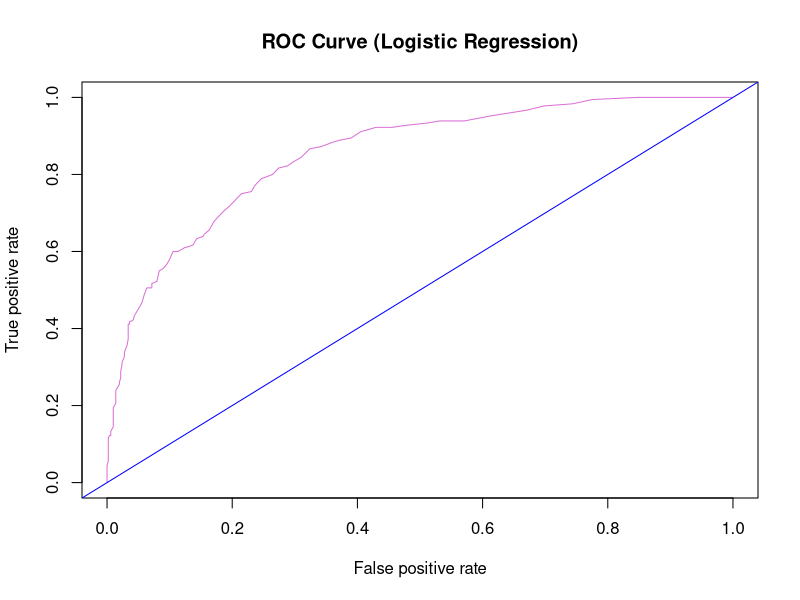
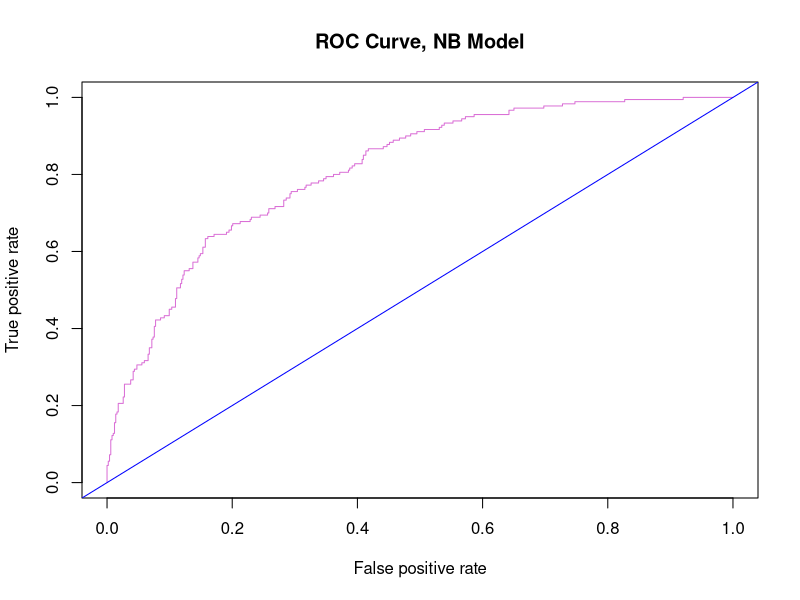

R code for these plots, in order: (Note: this script raises an error after producing the figures.)
#ML1 Assignment 1
#Marina Nikon

#BACKGROUND:
#The data is a marketing campaign data of a skin care clinic associated with its success.

#Description of variables
#Success: Response to marketing campaign of Skin Care Clinic which offers both 
#products and services. (1: email Opened, 0: email not opened)
#AGE: Age Group of Customer
#Recency_Service: Number of days since last service purchase
#Recency_Product: Number of days since last product purchase
#Bill_Service: Total bill amount for service in last 3 months
#Bill_Product: Total bill amount for products in last 3 months
#Gender (1: Male, 2: Female)


#QUESTIONS
#------------------------------
# - Import Email Campaign data.                                                       
#------------------------------
  
    ##Note: Answer following questions using entire data and do not create test data.

# Load the data
campaign<-read.csv("Email_Campaign.csv", header = TRUE) # Import data
head(campaign) # View first 6 rows
dim(campaign) # Check the dimension of the dataset
summary(campaign) #Summarizing data and checking for missing values
str(campaign) # Check the structure of the dataset
anyNA(campaign) # Check for missing values
#campaign <- na.omit(birds)

#Observations:
#There are no missing values

library(dplyr)
#Convert categorical variables to factors
campaign1 <- campaign %>%
  mutate_at(vars(c('Gender','AGE','Success')), ~as.factor(.))


#Setting the threshold
success_counts<-data.frame(table(campaign1$Success))
colnames(success_counts)[1] <- "Success"
success_counts$Percent <- success_counts$Freq / sum(success_counts$Freq)
#Count the occurrences of each value in the "Success" column
success_counts
#Observations:
#Response Freq   Percent
#1      0  503 0.7364568
#2      1  180 0.2635432

#Set threshold to match the proportion of positive cases. 
#This value will be used as threshold for PredY
threshold <- 0.26


#------------------------------
# Logistic Regression Model
#------------------------------

#------------------------------
# Perform Binary Logistic Regression to model “Success”. 
#------------------------------
set.seed(123) #to use the same data

#Building Model
glm_model<-glm(Success ~ Gender + AGE + Recency_Service + Recency_Product + Bill_Service + 
             Bill_Product, data = campaign1, family=binomial)

summary(glm_model)
#Observations:
#Coefficients:
#                 Estimate Std. Error z value Pr(>|z|)    
#(Intercept)     -1.02152    0.27946  -3.655 0.000257 ***
#Gender2         -0.23697    0.21414  -1.107 0.268462    
#AGE<=45          0.15725    0.26726   0.588 0.556293    
#AGE<=55          0.67267    0.36588   1.839 0.065986 .  
#Recency_Service -0.24592    0.02944  -8.352  < 2e-16 ***
#Recency_Product -0.09087    0.02207  -4.117 3.84e-05 ***
#Bill_Service     0.09293    0.01854   5.013 5.36e-07 ***
#Bill_Product     0.51966    0.08103   6.413 1.43e-10 ***
#  ---
#Signif. codes:  0 ‘***’ 0.001 ‘**’ 0.01 ‘*’ 0.05 ‘.’ 0.1 ‘ ’ 1

#(Dispersion parameter for binomial family taken to be 1)

#Null deviance: 787.81  on 682  degrees of freedom
#Residual deviance: 545.98  on 675  degrees of freedom
#AIC: 561.98

#Number of Fisher Scoring iterations: 6

#Since p-value is <0.05 for Recency_Service, Recency_Product, Bill_Service,
#Bill_Product these independent variables are statistically significant.
#AGE<=55 is on a border line, it was not retained
#AIC: 561.98


#Remove insignificant variables and refit model 
glm_model_1<-glm(Success ~ Recency_Service + Recency_Product + Bill_Service + 
                 Bill_Product, data = campaign1, family=binomial)

summary(glm_model_1)
#Observation:
#Coefficients:
#                Estimate Std. Error z value Pr(>|z|)    
#(Intercept)     -1.15780    0.24777  -4.673 2.97e-06 *** 
#Recency_Service -0.22984    0.02728  -8.426  < 2e-16 ***
#Recency_Product -0.07389    0.01932  -3.825 0.000131 ***
#Bill_Service     0.09183    0.01846   4.974 6.55e-07 ***
#Bill_Product     0.51852    0.08083   6.415 1.41e-10 ***

#Since p-value is <0.05 for all variables, all these independent variables are 
#significant and signs of the coefficients are also logical.
#AIC: 560.87


#------------------------------
#  Interpret sign of each significant variable in the model.
#------------------------------

#All four predictors are highly significant as p<0.001 and the sign
#of each coefficient is logically aligned with expectations.

#Recency_Service (-0.22984) - The negative sign indicates that the longer
#the customers did not use the service, the less likely they will open the
# campaign email. In contrast, customers who used a service more recently
#are more likely to respond.

#Recency_Product (-0.07389) - It is similar to service recency. Customers
#who recently purchased the product will more likely respond to the 
#campaign. The mor time has passed since the last purchase, the lower is 
#the probability of success.

#Bill_Service (0.09183) - Positive sign suggests that customers who spent more 
#money on service in the last 3 months are more likely to open the campaign
#email, indicating a stronger interest or loyalty.

#Bill_Product (0.51852) - Positive sign suggests that the higher is spending on 
#products the higher is the probability customers will respond to the 
#campaign. These customers are highly engaged and responsive.

#In general the model indicates that recent and high-spending customers are
#more likely to engage with the campaign.


#Checking Multicollinearity
library(car)
vif(glm_model_1)
#Observations:
#Recency_Service Recency_Product    Bill_Service    Bill_Product 
#       1.737141        1.131628        1.320786        2.218089 
#None of the GVIF values are greater than 5, meaning there is no Multicollinearity.


#------------------------------
#Compare performance of Binary Logistic Regression (significant variables) 
#and Naïve Bayes Method (all variables) using area under the ROC curve. 
#------------------------------

#Obtain ROC curve and AUC for Binary Logistic Regression
library(ROCR)
campaign1$predprob<-round(fitted(glm_model_1),2)
predtrain<-prediction(campaign1$predprob,campaign1$Success)
perftrain<-performance(predtrain,"tpr","fpr")
plot(perftrain, col="orchid", main="ROC Curve (Logistic Regression)")
abline(0,1, col="blue")


#Checking area under the ROC curve / AUC
auc_glm<-performance(predtrain,"auc")
auc_glm@y.values
#Observations:
# 0.8524961 - very good auc value


#Predicted Y for for Binary Logistic Regression
campaign1$predY<-as.factor(ifelse(campaign1$predprob>threshold,1,0))

#Confusion matrix for  Binary Logistic Regression 
library(caret)
confusionMatrix(campaign1$predY,campaign1$Success,positive="1")
#Observation:
#          Reference
#Prediction   0   1
#         0 379  38
#         1 124 142
# Accuracy : 0.7628 - means the model correctly predicts 76% of the time (good)
# Sensitivity : 0.7889 - the model correctly identifies 79% of responses (good)        
# Specificity : 0.7535 - the model correctly identifies 75% of responses (good)       

#The overall model accuracy is 76%. The area under ROC curve is 85.25


#------------------------------
# Naïve Bayes Model
#------------------------------

#install.packages("e1071")
library(e1071)
set.seed(123) #to use the same data


#Building Model
nb_model<-naiveBayes(Success ~ Gender + AGE + Recency_Service + Recency_Product + Bill_Service + 
                 Bill_Product, data = campaign1)

summary(nb_model)


# Obtain ROC curve and AUC for campaign1 data

predprob_nb <- predict(nb_model, campaign1, type = "raw")

# Computing AUC value for ROC curve
nb_pred<-prediction(predprob_nb[,2],campaign1$Success)
nb_perf<-performance(nb_pred,"tpr","fpr")
plot(nb_perf, col="orchid", main="ROC Curve, NB Model")
abline(0,1, col="blue")


#Checking area under the ROC curve
auc_nb<-performance(nb_pred,"auc")
auc_nb@y.values
#Observations:
# 0.811818


# Obtain Confusion Matrix for Naïve Bayes 

#Predicted Y for campaign1 data
campaign1$nb_predY<-as.factor(ifelse(predprob_nb[,2]>threshold,1,0))

#Confusion matrix for train data    
confusionMatrix(campaign1$nb_predY,campaign1$Success,positive="1")
#Observations:
#          Reference
#Prediction   0   1
#         0 422  65
#         1  81 115
#Accuracy : 0.7862 - means the model correctly predicts 79% of the time (good)          
#Sensitivity : 0.6389 - the model correctly identifies 64% of responses (low)                   
#Specificity : 0.8390 - the model correctly identifies 84% of of responses (very good)          

#The overall model accuracy is 79%. The area under ROC curve is 81.18


#------------------------------
# Support Vector Machines Model
#------------------------------

#------------------------------
#Implement binary logistic regression and Support Vector Machines by 
#combining service and product variables. 
#------------------------------

#Building Model
set.seed(123) #to use the same data
model_svm<-svm(Success ~ Gender + AGE + Recency_Service + Recency_Product + Bill_Service + 
                 Bill_Product, data = campaign1, type="C", probability=TRUE, kernel="linear")
model_svm


#Predicting probabilities 
pred1<-predict(model_svm,campaign1,probability=TRUE)
pred2<-attr(pred1,"probabilities")[,"1"]

# Computing AUC value for ROC curve
sv_pred<-prediction(pred2,campaign1$Success)
sv_perf<-performance(sv_pred,"tpr","fpr")
plot(perf)
abline(0,1)
plot(sv_perf, col="orchid", main="ROC Curve, SVM Model")
abline(0,1, col="blue")


#Checking area under the ROC curve
auc_sv<-performance(sv_pred,"auc")
auc_sv@y.values
#Observations:
#0.8539209


#Confusion Matrix 
campaign1$predY<-as.factor(ifelse(pred2>threshold,1,0))
confusionMatrix(campaign1$predY,campaign1$Success,positive="1")
#Observations:
#          Reference
#Prediction   0   1
#         0 372  39
#         1 131 141
                                          
#Accuracy : 0.7511 - means the model correctly predicts 75% of the time (good) 
#Sensitivity : 0.7833 - the model correctly identifies 78% of responses (good)          
#Specificity : 0.7396 - the model correctly identifies 74% of responses (good)

#Observations:
#The overall model accuracy is 75%. The area under ROC curve is 85.39


#------------------------------
#Comparison of the data
#------------------------------

# Create data frame of model performance
model_comparison <- data.frame(
  Model = c("Binary Logistic Regression", "Naive Bayes", "Support Vector Machines"),
  AUC = c(0.8525, 0.8118, 0.8539),
  Accuracy = c(0.7628, 0.7862, 0.7511),
  Sensitivity = c(0.7889, 0.6389, 0.7833),
  Specificity = c(0.7535, 0.8390, 0.7396)
)

# View table
print(model_comparison)

#Visualize with a Grouped Bar Chart

# Load ggplot2 for visualization
library(ggplot2)
library(tidyr)

# Reshape data to long format
model_comparison_long <- pivot_longer(model_comparison, 
                                      cols = -Model, 
                                      names_to = "Metric", 
                                      values_to = "Score")

# Plot grouped bar chart
ggplot(model_comparison_long, aes(x = Model, y = Score, fill = Metric)) +
  geom_bar(stat = "identity", position = "dodge", width = 0.7, color = "black") +
  labs(title = "Model Performance Comparison on Test Data",
       x = "Model", y = "Score") +
  scale_fill_brewer(palette = "Set2") +
  theme_minimal() +
  theme(axis.text.x = element_text(angle = 15, hjust = 1))


#Conclusion:
#SVM modelhas the highest AUC(0.8539), followed very closely by LR Model(0.8525)
#NB method has highest accuracy (0.7862) and slightly lower AUC 0.8118), but has
#lowest sensitivity (0.6389), meaning it misses more positive responses, but
#correctly identifies non-responders.
